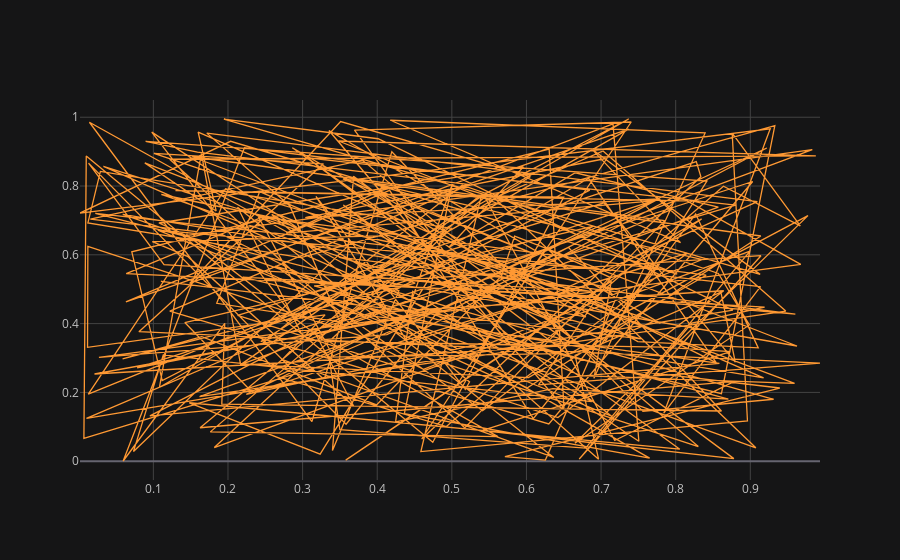

This figure's notebook cell:
### Code cell
df.iplot(x='a',y='b')

### Figure 1 — Plotly figure (JSON) as saved in the notebook; plotly's stock layout.template omitted (floating-point values rounded to 4 significant figures; data arrays with more than 128 entries replaced by an {"elided": "..."} marker saying what was removed)
{"data": [{"line": {"color": "rgba(255, 153, 51, 1.0)", "dash": "solid", "shape": "linear", "width": 1.3}, "mode": "lines", "name": "b", "text": "", "type": "scatter", "x": {"elided": "300 float values"}, "y": {"elided": "300 float values"}}], "layout": {"legend": {"bgcolor": "#151516", "font": {"color": "#D9D9D9"}}, "paper_bgcolor": "#151516", "plot_bgcolor": "#151516", "title": {"font": {"color": "#D9D9D9"}}, "xaxis": {"gridcolor": "#434343", "showgrid": true, "tickfont": {"color": "#C2C2C2"}, "title": {"font": {"color": "#D9D9D9"}, "text": ""}, "zerolinecolor": "#666570"}, "yaxis": {"gridcolor": "#434343", "showgrid": true, "tickfont": {"color": "#C2C2C2"}, "title": {"font": {"color": "#D9D9D9"}, "text": ""}, "zerolinecolor": "#666570"}}}
